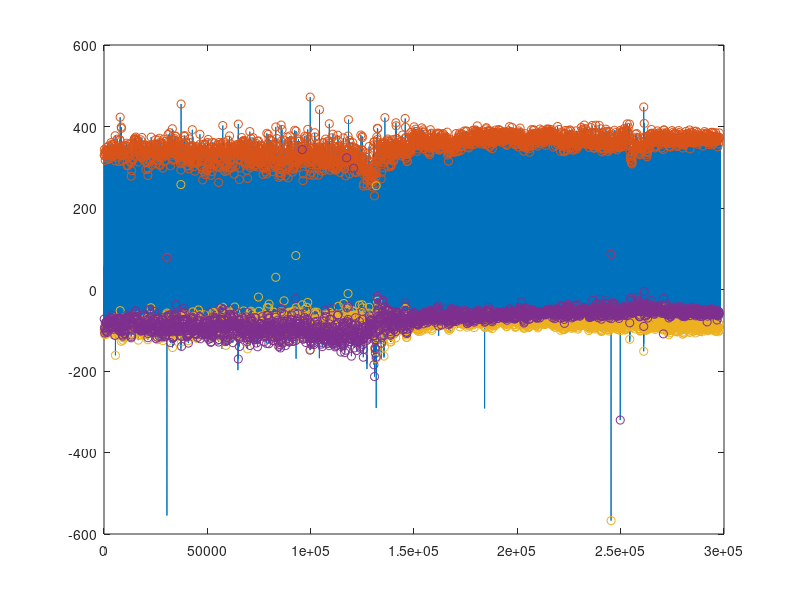

Write the MATLAB code that produced this figure.
clear all;
close all;
clc;

%% Load a signal


signal = load('ecg_normal_1.mat');
data = signal.ecg;
Fs = signal.Fs; % Sampling frequency

figure
plot(data);


%% Band-pass filter

% Low-pass filter

b1=[1 0 0 0 0 0 -2 0 0 0 0 0 1];
a1=[1 -2 1];

Y1 = filter(b1, a1, data);
% fvtool(b1, a1); %enables to see the delay introduced by the first filter


% High-pass filter

b2=zeros(1, 33);
b2(1)=-1;
b2(17)=32;
b2(18)=-32;
b2(33)=1;
a2=[1 -1];

Y2=filter(b2,a2,Y1); % signal filtered
% fvtool(b2, a2); %enables to see the delay introduced by the second filter



% plot(Y2(1:500));


%plot(Y2(1:500)/max(abs(Y2(1:500)))); % normalized signal


%% Differenciation

b3=(Fs/8).*[1 2 0 -2 -1];
a3=[1]; % the delay of 2 samples is for now ignored

Y3=filter(b3, a3, Y2);

%% Intensification of local etrema

Ssq = abs(Y3).*abs(Y3);

%% Moving Window Integration

N=30; % average QRS window length

b4=ones(1,N);
%a4=[1]
Smwi=1/N*conv(b4,Ssq);
%plot(Smwi(17:517)/max(abs(Smwi(17:517)))); % normalized signal


%% Threesholding


PEAK=max(Smwi(1));

for i=1:400:length(data)-400
    R = max(Smwi(i:i+400)); % Search the max during a period of 200 samples
    m = mean(Smwi(i:i+400)); %Search the mean to don't detect noise peak (as P wave for example)
    for k=i:i+400
        A(k) = 0.875*R+0.125*PEAK;
        
        M(k) = 0.875*m+0.125*PEAK;
    end
end


TRESH1 = M+0.25*(A-M);
TRESH2 = 0.5*TRESH1;

% plot(TRESH1(1:1000));
% plot(TRESH2(1:1000));
%plot(TRESH1(1:500)/max(abs(TRESH1(1:500))), 'yellow'); % normalized tresh
%plot(TRESH2(1:500)/max(abs(TRESH2(1:500))), 'green'); % normalize tresh


delay=38 % delay in samples



%% Detection of maxima

%Detection of the QRS location
T=zeros(size(Smwi));
for i=1:length(TRESH1)
    if(Smwi(i)>TRESH1(i))
        T(i)=1;
    else
        T(i)=0;
    end
end

index=[0];
T1=diff(T);
for k=1:length(T1)
    if(abs(T1(k))==1)
        index=[index,k];
    end
end
index=index(2:end)-delay; %index of QRS location

%R detection
R_peak=[0];
R_peak_abs=[0];

for i=1:2:length(index)
    temp=max(data(index(i):index(i+1)));
    R_peak=[R_peak,temp];
end
R_peak=R_peak(2:end);

for j=1:length(R_peak)
    temp1=find(data==R_peak(j));
    R_peak_abs=[R_peak_abs,temp1];
end
R_peak_abs = R_peak_abs(2:end);
hold on
plot(R_peak_abs,R_peak,'o');


%Q detection
Q_peak_abs=[0];
c=R_peak_abs(1);
for i=2:length(R_peak_abs)
    while(data(c)>data(c-1))
        c=c-1;     
    end
    Q_peak_abs=[Q_peak_abs,c];
    c=R_peak_abs(i);
end
Q_peak_abs=Q_peak_abs(2:end);

Q_peak=data(Q_peak_abs);

plot(Q_peak_abs,Q_peak,'o');

%S detection
S_peak_abs=[0];

d=R_peak_abs(1);
for i=2:length(R_peak_abs)
    while(data(d)>data(d+1))
        d=d+1;     
    end
    S_peak_abs=[S_peak_abs,d];
    d=R_peak_abs(i);
end
S_peak_abs=S_peak_abs(2:end);

S_peak=data(S_peak_abs);

plot(S_peak_abs,S_peak,'o');